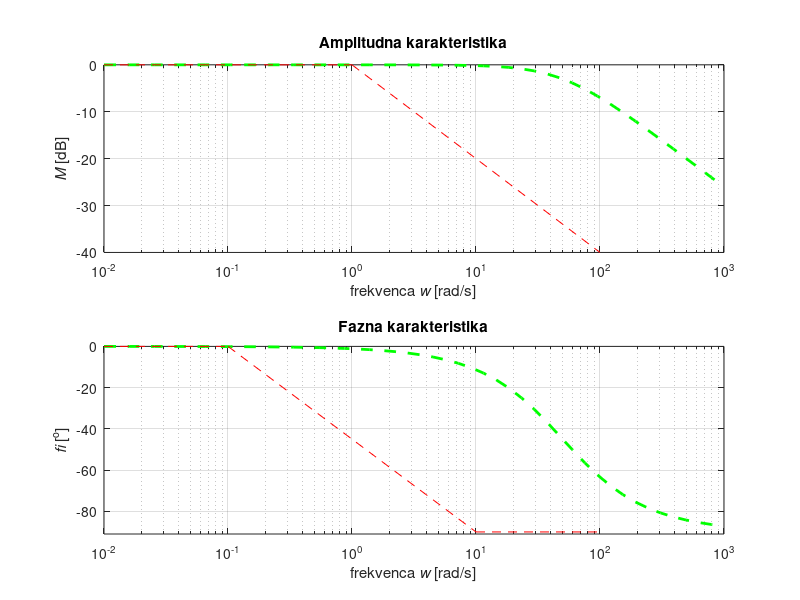

Source code (MATLAB):
clear all; close all;

w = logspace(-2,3); 
A0 = 1; 
wm = 50;
#zapisemo ulomek
num = [A0*wm];
den = [1 wm];
#naredimo system matriko
sys = tf(num, den);

#pretvori v bode
[mag, phase] = bode(sys, w);
dbmag = 20*log10(mag);

fig1 = figure(1);
set(fig1,'Units','centimeters','Position',[5 2 20 18]);
subplot(2,1,1);
 semilogx(w, dbmag, 'g--', 'LineWidth', 2); hold on;
 semilogx([1e-2 1e0], [0 0], 'r--', [1e0 1e2], [0 -40], 'r--');
 axis([1e-2 1e3 -40 0]);
 xlabel('frekvenca {\itw} [rad/s]'); ylabel('{\itM} [dB]');
 grid on; title('Amplitudna karakteristika');
subplot(2,1,2);
 semilogx(w, phase, 'g--', 'LineWidth', 2); hold on;
 semilogx([1e-2 1e-1], [0 0], 'r--', [1e-1 1e1], ...
 [0 -90], 'r--', [1e1 1e2], [-90 -90], 'r--');
 axis([1e-2 1e3 -91 0]);
 xlabel('frekvenca {\itw} [rad/s]'); ylabel('{\itfi} [^o]');
 grid on; title('Fazna karakteristika') 